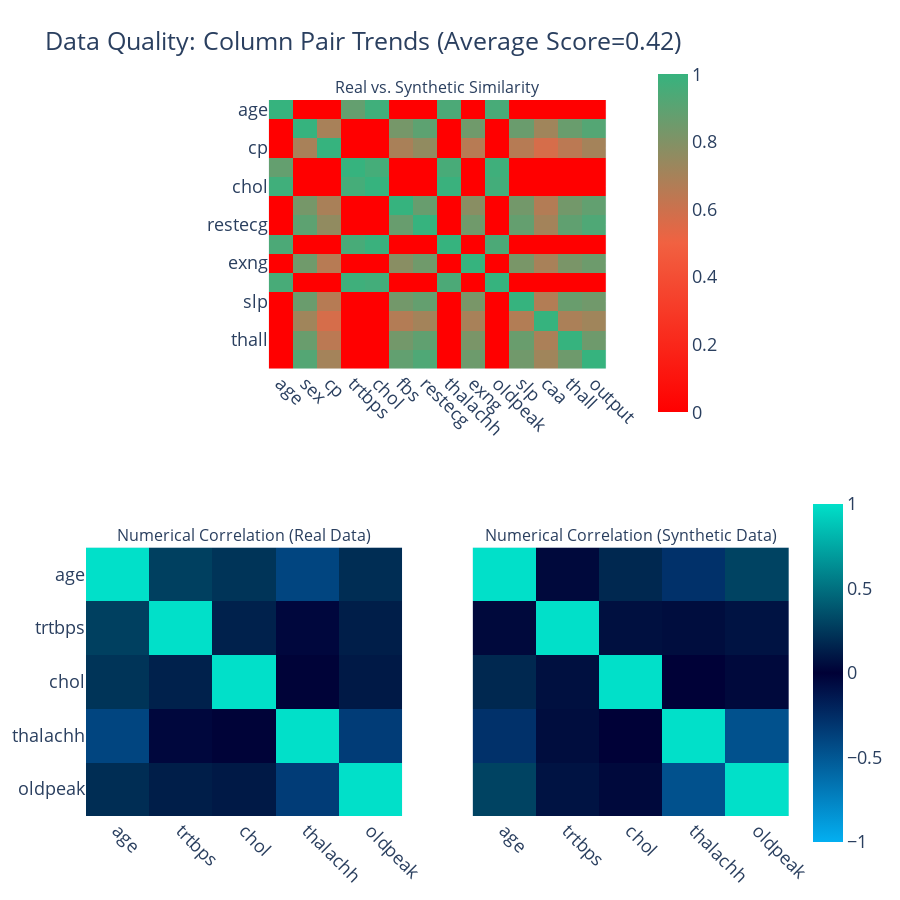

Notebook code cell kept with this figure:
### Code cell
quality_report_TV = evaluate_quality(
    real_data=real,
    synthetic_data=TV_synth_data,
    metadata=metadata)
quality_report_TV.get_visualization(property_name='Column Pair Trends').show(renderer='vscode')

### Figure 1 — Plotly figure (JSON) as saved in the notebook; plotly's stock layout.template omitted (floating-point values rounded to 4 significant figures; data arrays with more than 128 entries replaced by an {"elided": "..."} marker saying what was removed)
{"data": [{"coloraxis": "coloraxis", "hovertemplate": "<b>Column Pair</b><br>(%{x},%{y})<br><br>Similarity: %{z}<extra></extra>", "type": "heatmap", "x": ["age", "sex", "cp", "trtbps", "chol", "fbs", "restecg", "thalachh", "exng", "oldpeak", "slp", "caa", "thall", "output"], "xaxis": "x", "y": ["age", "sex", "cp", "trtbps", "chol", "fbs", "restecg", "thalachh", "exng", "oldpeak", "slp", "caa", "thall", "output"], "yaxis": "y", "z": {"elided": "14x14 float values"}}, {"coloraxis": "coloraxis2", "customdata": [[1, 0.042, 0.18, -0.28, 0.301], [0.042, 1, 0.07, 0.056, 0.087], [0.18, 0.07, 1, -0.008, 0.039], [-0.28, 0.056, -0.008, 1, -0.464], [0.301, 0.087, 0.039, -0.464, 1]], "hovertemplate": "<b>Correlation</b><br>(%{x},%{y})<br><br>Synthetic: %{z}<br>(vs. Real: %{customdata})<extra></extra>", "type": "heatmap", "x": ["age", "trtbps", "chol", "thalachh", "oldpeak"], "xaxis": "x2", "y": ["age", "trtbps", "chol", "thalachh", "oldpeak"], "yaxis": "y2", "z": [[1, 0.285, 0.232, -0.396, 0.202], [0.285, 1, 0.148, -0.038, 0.132], [0.232, 0.148, 1, 0.013, 0.111], [-0.396, -0.038, 0.013, 1, -0.345], [0.202, 0.132, 0.111, -0.345, 1]]}, {"coloraxis": "coloraxis2", "customdata": [[1, 0.285, 0.232, -0.396, 0.202], [0.285, 1, 0.148, -0.038, 0.132], [0.232, 0.148, 1, 0.013, 0.111], [-0.396, -0.038, 0.013, 1, -0.345], [0.202, 0.132, 0.111, -0.345, 1]], "hovertemplate": "<b>Correlation</b><br>(%{x},%{y})<br><br>Synthetic: %{z}<br>(vs. Real: %{customdata})<extra></extra>", "type": "heatmap", "x": ["age", "trtbps", "chol", "thalachh", "oldpeak"], "xaxis": "x3", "y": ["age", "trtbps", "chol", "thalachh", "oldpeak"], "yaxis": "y3", "z": [[1, 0.042, 0.18, -0.28, 0.301], [0.042, 1, 0.07, 0.056, 0.087], [0.18, 0.07, 1, -0.008, 0.039], [-0.28, 0.056, -0.008, 1, -0.464], [0.301, 0.087, 0.039, -0.464, 1]]}], "layout": {"annotations": [{"font": {"size": 16}, "showarrow": false, "text": "Real vs. Synthetic Similarity", "x": 0.5, "xanchor": "center", "xref": "paper", "y": 1, "yanchor": "bottom", "yref": "paper"}, {"font": {"size": 16}, "showarrow": false, "text": "Numerical Correlation (Real Data)", "x": 0.225, "xanchor": "center", "xref": "paper", "y": 0.375, "yanchor": "bottom", "yref": "paper"}, {"font": {"size": 16}, "showarrow": false, "text": "Numerical Correlation (Synthetic Data)", "x": 0.775, "xanchor": "center", "xref": "paper", "y": 0.375, "yanchor": "bottom", "yref": "paper"}], "coloraxis": {"cmax": 1, "cmin": 0, "colorbar": {"len": 0.5, "x": 0.8, "y": 0.8}, "colorscale": [[0, "#FF0000"], [0.5, "#F16141"], [1, "#36B37E"]]}, "coloraxis2": {"cmax": 1, "cmin": -1, "colorbar": {"len": 0.5, "y": 0.2}, "colorscale": [[0, "#03AFF1"], [0.5, "#000036"], [1, "#01E0C9"]]}, "font": {"size": 18}, "height": 900, "title": {"text": "Data Quality: Column Pair Trends (Average Score=0.42)"}, "width": 900, "xaxis": {"anchor": "y", "domain": [0.26, 0.74], "tickangle": 45}, "xaxis2": {"anchor": "y2", "domain": [0, 0.45], "tickangle": 45}, "xaxis3": {"anchor": "y3", "domain": [0.55, 1], "matches": "x2", "tickangle": 45}, "yaxis": {"anchor": "x", "autorange": "reversed", "domain": [0.625, 1]}, "yaxis2": {"anchor": "x2", "autorange": "reversed", "domain": [0, 0.375]}, "yaxis3": {"anchor": "x3", "autorange": "reversed", "domain": [0, 0.375], "matches": "y2", "visible": false}}}
